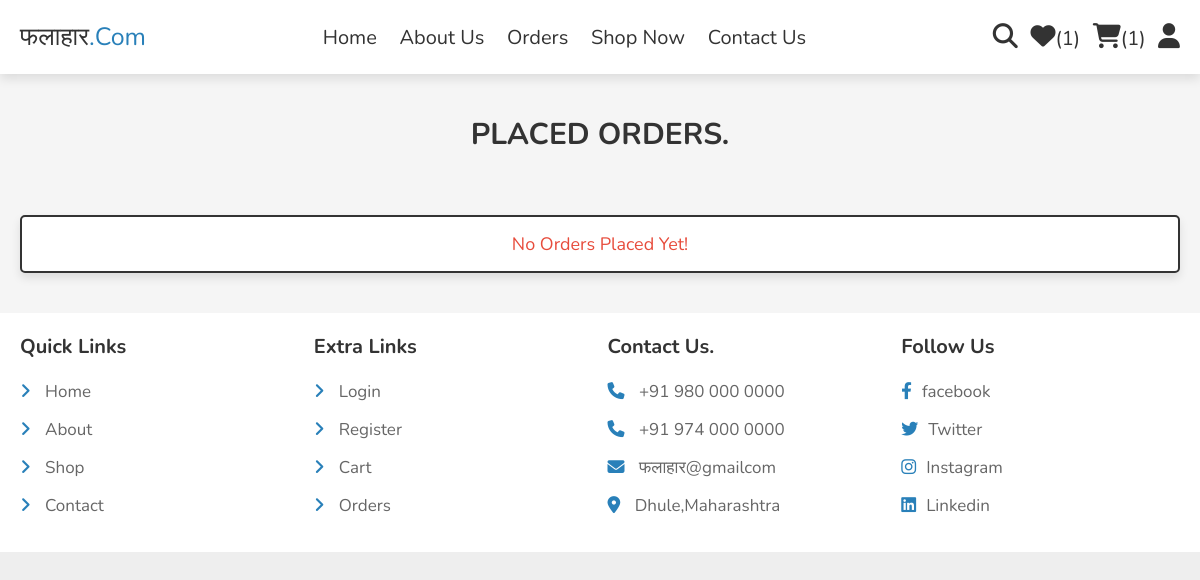
The app's page /orders.php (signed in), older data.
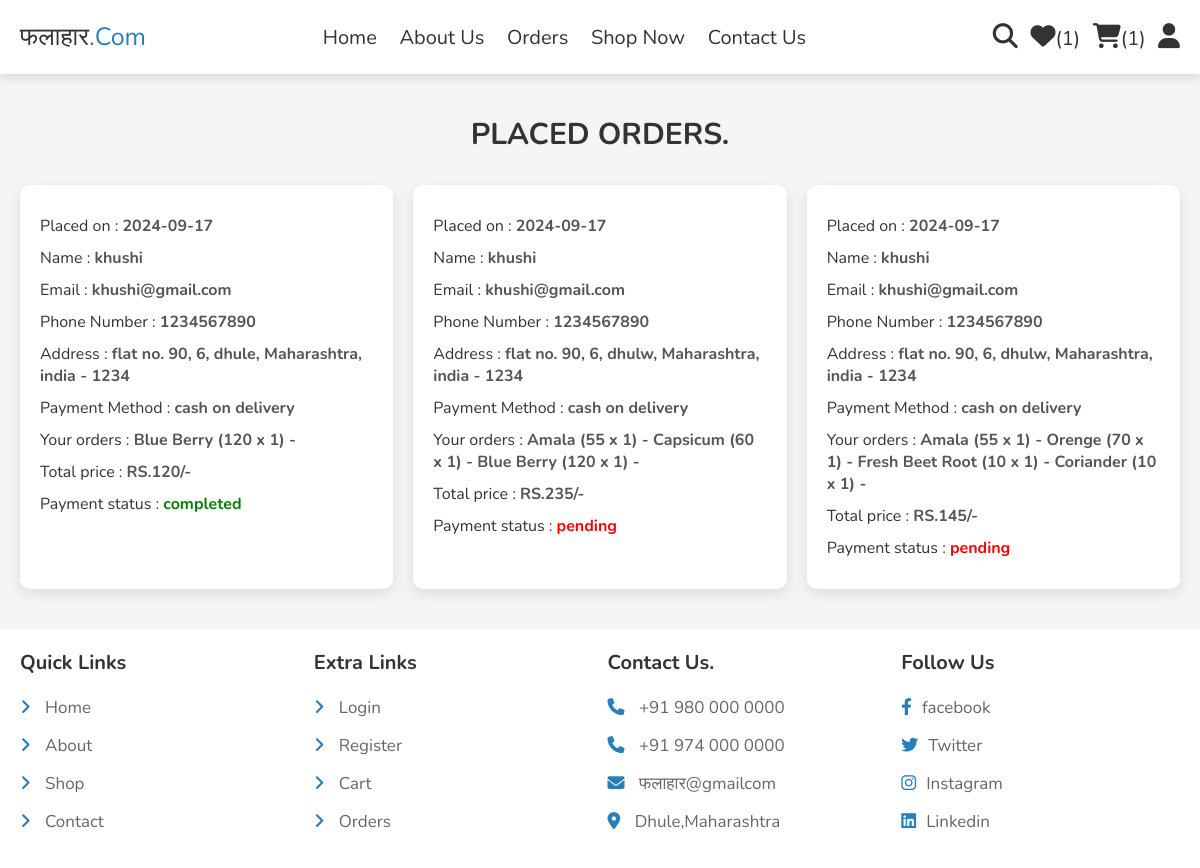
The same page, newer data.
### tables this page shows
CREATE TABLE `orders` (
  `id` int(100) NOT NULL,
  `user_id` int(100) NOT NULL,
  `name` varchar(20) NOT NULL,
  `number` varchar(10) NOT NULL,
  `email` varchar(50) NOT NULL,
  `method` varchar(50) NOT NULL,
  `address` varchar(500) NOT NULL,
  `total_products` varchar(1000) NOT NULL,
  `total_price` int(100) NOT NULL,
  `placed_on` date NOT NULL DEFAULT current_timestamp(),
  `payment_status` varchar(20) NOT NULL DEFAULT 'pending'
);

### orders.php (the view, shortened to what this page needs)
<?php
include 'components/connect.php';
if(isset($_SESSION['user_id'])){
   $user_id = $_SESSION['user_id'];
}else{
   $user_id = '';
};
?>
<!DOCTYPE html>
<html lang="en">
<head>
   <link rel="stylesheet" href="https://cdnjs.cloudflare.com/ajax/libs/font-awesome/6.1.1/css/all.min.css">
   <link rel="stylesheet" href="css/style.css">
</head>
<body>
<?php include 'components/user_header.php'; ?>
<section class="orders">
   <h1 class="heading">Placed Orders.</h1>
   <div class="box-container">
   <?php
      if($user_id == ''){
         echo '<p class="empty">please login to see your orders</p>';
      }else{
         $select_orders = $conn->prepare("SELECT * FROM `orders` WHERE user_id = ?");
         $select_orders->execute([$user_id]);
         if($select_orders->rowCount() > 0){
            while($fetch_orders = $select_orders->fetch(PDO::FETCH_ASSOC)){
   ?>
   <div class="box">
      <p>Placed on : <span><?= $fetch_orders['placed_on']; ?></span></p>
      <p>Name : <span><?= $fetch_orders['name']; ?></span></p>
      <p>Email : <span><?= $fetch_orders['email']; ?></span></p>
      <p>Phone Number : <span><?= $fetch_orders['number']; ?></span></p>
      <p>Address : <span><?= $fetch_orders['address']; ?></span></p>
      <p>Payment Method : <span><?= $fetch_orders['method']; ?></span></p>
      <p>Your orders : <span><?= $fetch_orders['total_products']; ?></span></p>
      <p>Total price : <span>RS.<?= $fetch_orders['total_price']; ?>/-</span></p>
      <p> Payment status : <span style="color:<?php if($fetch_orders['payment_status'] == 'pending'){ echo 'red'; }else{ echo 'green'; }; ?>"><?= $fetch_orders['payment_status']; ?></span> </p>
   </div>
   <?php
      }
      }else{
         echo '<p class="empty">no orders placed yet!</p>';
      }
      }
   ?>
   </div>
</section>
<?php include 'components/footer.php'; ?>
</body>
</html>

Row changes from the older to the newer data that the page shows:
added orders: placed_on "2024-09-17", name "khushi", email "khushi@gmail.com", number "1234567890", address "flat no. 90, 6, dhule, Maharashtra, india - 1234", method "cash on delivery", total_products "Blue Berry (120 x 1) -", total_price "120", payment_status "completed"
added orders: placed_on "2024-09-17", name "khushi", email "khushi@gmail.com", number "1234567890", address "flat no. 90, 6, dhulw, Maharashtra, india - 1234", method "cash on delivery", total_products "Amala (55 x 1) - Capsicum (60 x 1) - Blue Berry (120 x 1) -", total_price "235", payment_status "pending"
added orders: placed_on "2024-09-17", name "khushi", email "khushi@gmail.com", number "1234567890", address "flat no. 90, 6, dhulw, Maharashtra, india - 1234", method "cash on delivery", total_products "Amala (55 x 1) - Orenge (70 x 1) - Fresh Beet Root (10 x 1) - Coriander (10 x 1) -", total_price "145", payment_status "pending"
Text that changed along with them:
text no longer shown: "No Orders Placed Yet!"
